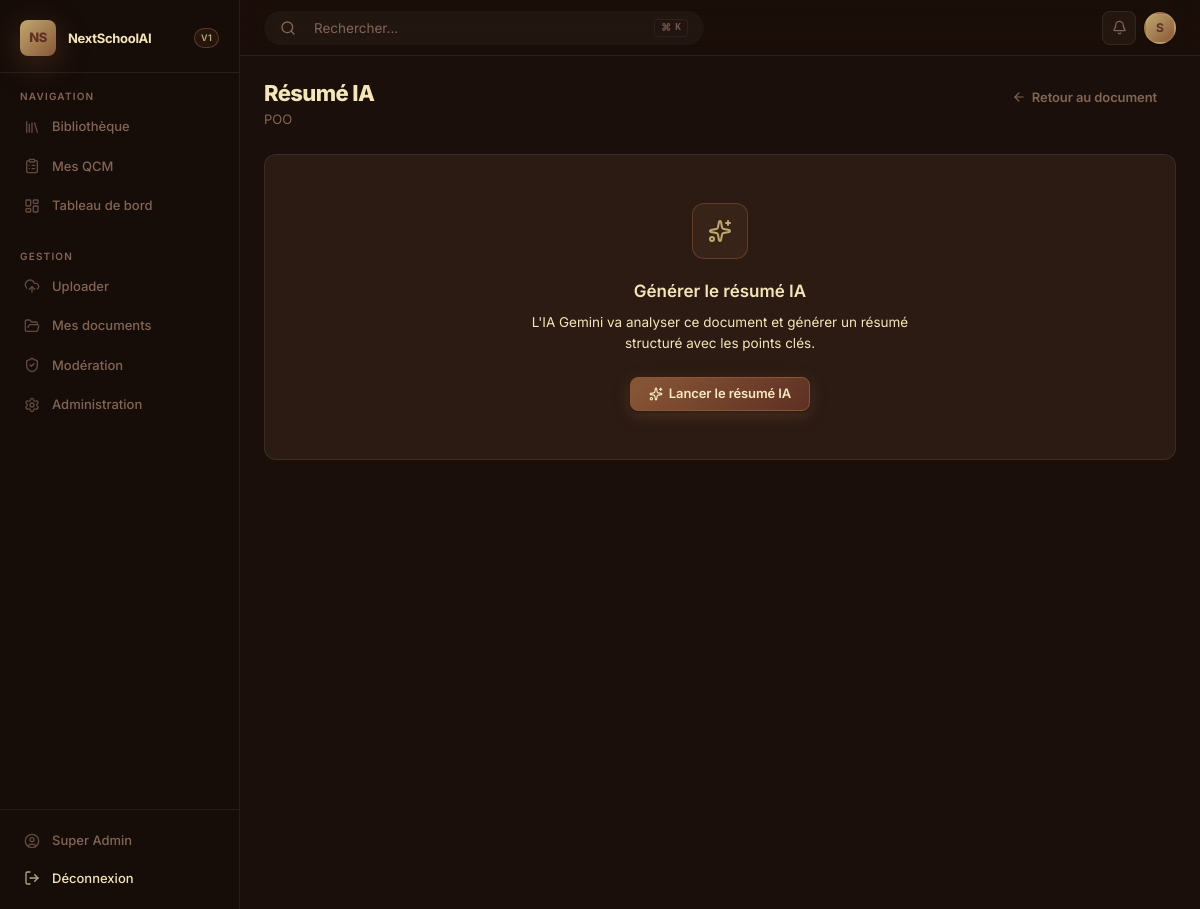
Page /ia/document/2/resumer/ (signed in) on the committed database.
### accounts/models.py (models this page shows, shortened)
class Utilisateur(AbstractUser):
    SEXE_CHOICES = [
        ('M', _('Masculin')),
        ('F', _('Féminin')),
        ('A', _('Autre')),
    ]
    THEME_CHOICES = [
        ('brownie',  'Brownie (chaud & sombre)'),
        ('midnight', 'Midnight (noir profond)'),
        ('arctic',   'Arctic (blanc épuré)'),
        ('forest',   'Forest (vert sombre)'),
        ('ocean',    'Ocean (bleu profond)'),
        ('rose',     'Rose (mauve chaud)'),
        ('noir',     'Noir (contraste élevé)'),
    ]
    avatar = models.ImageField(
        upload_to='avatars/',
        null=True,
        blank=True,
        verbose_name=_("Photo de profil")
    )
    sexe = models.CharField(
        max_length=1,
        choices=SEXE_CHOICES,
        blank=True,
        verbose_name=_("Sexe")
    )
    theme = models.CharField(
        max_length=20,
        choices=THEME_CHOICES,
        default='brownie',
        verbose_name=_("Thème visuel")
    )
    role = models.ForeignKey(
        Role,
        on_delete=models.SET_NULL,
        null=True,
        blank=True,
        related_name='utilisateurs',
        verbose_name=_("Rôle")
    )
    groups = models.ManyToManyField(
        'auth.Group',
        related_name='nextschool_utilisateurs',
        blank=True,
        verbose_name=_("Groupes"),
    )
    user_permissions = models.ManyToManyField(
        'auth.Permission',
        related_name='nextschool_utilisateurs',
        blank=True,
        verbose_name=_("Permissions utilisateur"),
    )
    objects = UtilisateurManager()
    class Meta:
        verbose_name        = _("Utilisateur")
        verbose_name_plural = _("Utilisateurs")
        ordering            = ['last_name', 'first_name']
    @property
    def est_enseignant(self):
        return self.role and self.role.code == 'enseignant'
    @property
    def est_admin(self):
        return self.is_superuser or (self.role and self.role.code == 'admin')

### documents/models.py (models this page shows, shortened)
class Document(models.Model):
    STATUT_IA_CHOICES = [
        ('en_attente', _('En attente')),
        ('analyse',    _('Analysé')),
        ('valide',     _('Validé par IA')),
        ('rejete',     _('Rejeté par IA')),
    ]
    STATUT_DOC_CHOICES = [
        ('brouillon', _('Brouillon')),
        ('publie',    _('Publié')),
        ('archive',   _('Archivé')),
        ('rejete',    _('Rejeté')),
    ]
    titre       = models.CharField(max_length=300, verbose_name=_("Titre"))
    description = models.TextField(blank=True, verbose_name=_("Description"))
    url_fichier = models.FileField(
        upload_to=chemin_upload_document,
        validators=[FileExtensionValidator(allowed_extensions=['pdf', 'jpg', 'jpeg', 'png', 'webp'])],
        verbose_name=_("Fichier")
    )
    annee_academique = models.CharField(
        max_length=9,
        blank=True,
        verbose_name=_("Année académique"),
        help_text=_("Format : 2024-2025")
    )
    date_upload  = models.DateTimeField(auto_now_add=True, verbose_name=_("Date d'upload"))
    poids_fichier = models.DecimalField(
        max_digits=10,
        decimal_places=2,
        blank=True,
        null=True,
        verbose_name=_("Poids (Mo)")
    )
    version = models.PositiveSmallIntegerField(default=1, verbose_name=_("Version"))
    statut_ia = models.CharField(
        max_length=20,
        choices=STATUT_IA_CHOICES,
        default='en_attente',
        verbose_name=_("Statut IA"),
        db_index=True
    )
    statut_humain = models.BooleanField(
        default=False,
        verbose_name=_("Validé humainement")
    )
    statut_doc = models.CharField(
        max_length=20,
        choices=STATUT_DOC_CHOICES,
        default='brouillon',
        verbose_name=_("Statut du document"),
        db_index=True
    )
    date_validation          = models.DateTimeField(blank=True, null=True, verbose_name=_("Date de validation"))
    commentaire_validateur   = models.TextField(blank=True, verbose_name=_("Commentaire du validateur"))
    utilisateur = models.ForeignKey(
        settings.AUTH_USER_MODEL,
        on_delete=models.CASCADE,
        related_name='documents',
        verbose_name=_("Auteur/Uploadeur")
    )
    classe = models.ForeignKey(
        Classe,
        on_delete=models.SET_NULL,
        null=True,
        blank=True,
        related_name='documents',
        verbose_name=_("Classe")
    )
    matiere = models.ForeignKey(
        Matiere,
        on_delete=models.SET_NULL,
        null=True,
        blank=True,
        related_name='documents',
        verbose_name=_("Matière")
    )
    licence = models.ForeignKey(
        Licence,
        on_delete=models.SET_NULL,
        null=True,
        blank=True,
        related_name='documents',
        verbose_name=_("Licence")
    )
    class Meta:
        verbose_name        = _("Document")
        verbose_name_plural = _("Documents")
        ordering            = ['-date_upload']
        indexes = [
            models.Index(fields=['statut_doc', 'matiere']),
            models.Index(fields=['statut_doc', 'classe']),
            models.Index(fields=['utilisateur', 'statut_doc']),
        ]

### ia/views.py (the view, shortened to what this page needs)
# urls.py: path('document/<int:doc_pk>/resumer/', views.resumer_document, name='resumer'),
@login_required
def resumer_document(request, doc_pk):
    document = get_object_or_404(Document, pk=doc_pk, statut_doc='publie')
    from django.utils import timezone
    from datetime import timedelta
    interaction_existante = InteractionIA.objects.filter(
        document=document,
        type_interaction='resume',
        succes=True,
        date_action__gte=timezone.now() - timedelta(hours=24)
    ).first()
    resume = None
    if interaction_existante:
        resume = interaction_existante.contenu_genere
    return render(request, 'ia/resume.html', {
        'document':   document,
        'resume':     resume,
        'titre_page': f"Résumé IA — {document.titre}",
    })

### templates/ia/resume.html (shortened to what this page needs)
{% extends "base.html" %}
{% block content %}
<div class="page-header">
  <div class="page-header-left">
    <h1 class="page-title">Résumé IA</h1>
    <p class="page-subtitle">{{ document.titre }}</p>
  </div>
  <a href="{% url 'documents:detail' document.pk %}" class="btn btn-ghost">
    <i data-lucide="arrow-left"></i> Retour au document
  </a>
</div>
{% if resume %}
<div class="card">
  <div class="card-header">
    <span class="card-title">
      <i data-lucide="sparkles" style="display:inline;width:15px;height:15px;margin-right:6px;color:var(--accent);"></i>
      Résumé généré par IA
    </span>
    <span class="badge badge-blue">
      <i data-lucide="cpu" style="width:10px;height:10px;"></i> Gemini
    </span>
  </div>
  <div class="card-body">
    {{ resume|json_script:"resume-data" }}
    <div id="resume-content-rendered" class="markdown-body" style="font-size:15.5px;color:var(--text-1);line-height:1.75;font-weight:400;letter-spacing:0.1px;"></div>
    <div class="chat-container" style="margin-top:30px; border-top:1px solid var(--border); padding-top:20px;">
      <h3 style="font-size:15px; font-weight:600; color:var(--text-primary); margin-bottom:16px; display:flex; align-items:center;">
        <i data-lucide="message-square" style="width:16px;height:16px;margin-right:8px;color:var(--accent);"></i>
        Poser une question à l'IA sur ce document
      </h3>
      <div id="chat-messages" style="display:flex; flex-direction:column; gap:12px; margin-bottom:16px; max-height:350px; overflow-y:auto; padding-right:10px;">
      </div>
      <form id="chat-form" style="position:relative; margin-bottom:0;">
        <div style="display:flex; align-items:center; background:#ffffff; border:1px solid var(--border); border-radius:100px; padding:6px 16px; transition:border-color 0.2s; box-shadow: 0 4px 6px rgba(0,0,0,0.1);" id="chat-input-wrapper">
          <button type="button" class="btn btn-ghost btn-sm" style="padding:0; min-width:32px; height:32px; border-radius:50%; color:#666;">
            <i data-lucide="plus" style="width:20px; height:20px;"></i>
          </button>
          <input type="text" id="chat-input" placeholder="Poser une question..." required autocomplete="off"
                 style="flex:1; background:transparent; border:none; outline:none; padding:8px 16px; color:#000000; font-size:15px; font-weight:500;">
          <button type="submit" id="chat-submit" style="display:flex; align-items:center; gap:6px; background:#f0f0f0; border:none; border-radius:100px; padding:6px 16px; color:#333; font-weight:600; font-size:13.5px; cursor:pointer; transition:all 0.2s;">
            <i data-lucide="mic" id="chat-action-icon" style="width:16px; height:16px;"></i>
            <span id="chat-action-text">Voix</span>
          </button>
        </div>
      </form>
    </div>
  </div>
  <div class="card-footer" style="margin-top:0; border-top:none; padding-top:0;">
    <a href="{% url 'quiz:generer' document.pk %}" class="btn btn-ghost" style="color:var(--text-primary); border:1px solid var(--border);">
      <i data-lucide="clipboard-list"></i> Générer un QCM
    </a>
    <form method="post" action="{% url 'ia:resumer' document.pk %}">
      {% csrf_token %}
      <button type="submit" class="btn btn-ghost btn-sm" style="color:var(--text-muted);">
        <i data-lucide="refresh-cw"></i> Regénérer le résumé
      </button>
    </form>
  </div>
</div>
{% else %}
<div class="card">
  <div class="card-body" style="text-align:center;padding:48px;">
    <div class="upload-icon" style="margin:0 auto 20px;">
      <i data-lucide="sparkles"></i>
    </div>
    <h3 style="font-size:17px;font-weight:600;color:var(--text-primary);margin-bottom:8px;">Générer le résumé IA</h3>
    <p style="font-size:13.5px;color:var(--text-secondary);margin-bottom:24px;max-width:400px;margin-left:auto;margin-right:auto;">
      L'IA Gemini va analyser ce document et générer un résumé structuré avec les points clés.
    </p>
    <form method="post">
      <button type="submit" class="btn btn-primary">
        <i data-lucide="sparkles"></i> Lancer le résumé IA
      </button>
    </form>
  </div>
</div>
{% endif %}
{% endblock %}

### templates/base.html (shortened to what this page needs)
<!DOCTYPE html>
<html lang="fr" data-theme="{% if user.is_authenticated %}{{ user.theme|default:'brownie' }}{% else %}brownie{% endif %}">
<head>
  {% load static %}
  <link rel="stylesheet" href="{% static 'css/nextschoolai.css' %}?v=1.1">
</head>
<body>
{% if user.is_authenticated %}
<div class="app-layout">
  <aside class="sidebar">
    <div class="sidebar-brand">
      <div class="brand-logo">NS</div>
      <span class="brand-name">NextSchoolAI</span>
      <span class="brand-badge">v1</span>
    </div>
    <div class="sidebar-section">
      <div class="sidebar-section-title">Navigation</div>
      <nav class="sidebar-nav">
        <a href="{% url 'documents:liste' %}" class="nav-item {% block nav_bibliotheque %}{% endblock %}">
          <i data-lucide="library"></i>
          Bibliothèque
        </a>
        <a href="{% url 'quiz:historique' %}" class="nav-item {% block nav_qcm %}{% endblock %}">
          <i data-lucide="clipboard-list"></i>
          Mes QCM
        </a>
        <a href="{% url 'accounts:tableau_de_bord' %}" class="nav-item {% block nav_dashboard %}{% endblock %}">
          <i data-lucide="layout-dashboard"></i>
          Tableau de bord
        </a>
      </nav>
    </div>
    {% if user.est_enseignant or user.est_admin %}
    <div class="sidebar-section">
      <div class="sidebar-section-title">Gestion</div>
      <nav class="sidebar-nav">
        <a href="{% url 'documents:upload' %}" class="nav-item {% block nav_upload %}{% endblock %}">
          <i data-lucide="upload-cloud"></i>
          Uploader
        </a>
        <a href="{% url 'documents:mes_documents' %}" class="nav-item {% block nav_mes_docs %}{% endblock %}">
          <i data-lucide="folder-open"></i>
          Mes documents
        </a>
        {% if user.est_admin %}
        <a href="{% url 'documents:moderation' %}" class="nav-item {% block nav_moderation %}{% endblock %}">
          <i data-lucide="shield-check"></i>
          Modération
        </a>
        <a href="/admin/" class="nav-item">
          <i data-lucide="settings"></i>
          Administration
        </a>
        {% endif %}
      </nav>
    </div>
    {% endif %}
    <div class="sidebar-footer">
      <a href="{% url 'accounts:profil' %}" class="nav-item">
        <i data-lucide="user-circle"></i>
        {{ user.get_full_name|default:user.username }}
      </a>
      <a href="{% url 'accounts:deconnexion' %}" class="nav-item" style="color: var(--danger);">
        <i data-lucide="log-out"></i>
        Déconnexion
      </a>
    </div>
  </aside>
  <div class="main-content">
    <header class="topbar">
      <button class="topbar-search" id="btn-open-search" style="border:none; cursor:pointer; background:rgba(255,255,255,0.03); outline:none; font-family:var(--font-sans); display:flex; align-items:center; width:300px; padding:8px 16px; border-radius:100px; transition:background 0.2s;">
        <i data-lucide="search" style="width:16px; height:16px; margin-right:10px; color:var(--text-3);"></i>
        <span style="color:var(--text-3); font-size:13.5px; flex:1; text-align:left;">Rechercher...</span>
        <div style="background:var(--bg-secondary); padding:2px 6px; border-radius:4px; font-size:10px; color:var(--text-3); font-family:var(--font-mono); font-weight:600; border:1px solid var(--border); display:flex; gap:4px; opacity:0.8;">
          <span>⌘</span><span>K</span>
        </div>
      </button>
      <div class="topbar-actions">
        <button class="topbar-btn" title="Notifications">
          <i data-lucide="bell"></i>
        </button>
        <a href="{% url 'accounts:profil' %}">
          <div class="avatar" title="{{ user.username }}">
            {% if user.avatar %}
              <img src="{{ user.avatar.url }}" alt="Avatar" style="width:100%;height:100%;object-fit:cover;border-radius:50%;">
            {% else %}
              {{ user.first_name|first|default:user.username|first|upper }}
            {% endif %}
          </div>
        </a>
      </div>
    </header>
    <main class="page-content">
      {% block content %}{% endblock %}
    </main>
  </div>
</div>
{% endif %}
</body>
</html>

### rows in the picture
Utilisateur: get_full_name "Super Admin", first_name|first "S"
Document: titre "POO"
